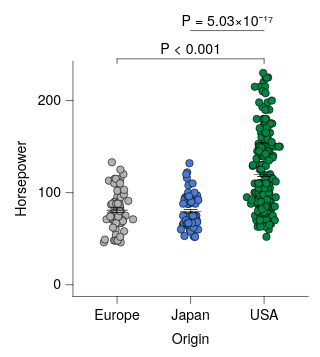

Write the Vega-Lite specification saved for this chart.
### Vega-Lite specification from a JSON file in a GitHub repository (floating-point values rounded to 4 significant figures; data arrays with more than 128 entries replaced by an {"elided": "..."} marker saying what was removed)
{"background": null, "config": {"arc": {"fill": "#DBDBDB", "fillOpacity": 1.0, "innerRadius": 25.0, "padAngle": 0.03, "stroke": "black", "strokeOpacity": 1, "strokeWidth": 0.25}, "area": {"fill": "#DBDBDB", "fillOpacity": 1.0, "stroke": "black", "strokeOpacity": 1, "strokeWidth": 0.25}, "axis": {"domain": true, "domainCap": "round", "domainColor": "black", "domainWidth": 0.25, "grid": false, "gridCap": "round", "gridColor": "#F1F1F1", "gridDash": [0, 0], "gridOpacity": 1.0, "gridWidth": 0.25, "labelColor": "black", "labelFont": "Helvetica Neue, HelveticaNeue, Helvetica, Arial, sans-serif", "labelFontSize": 6, "labelFontStyle": "normal", "labelFontWeight": 400, "offset": 0, "ticks": true, "tickCap": "round", "tickColor": "black", "tickRound": false, "tickSize": 3, "tickWidth": 0.25, "titleColor": "black", "titleFont": "Helvetica Neue, HelveticaNeue, Helvetica, Arial, sans-serif", "titleFontSize": 6, "titleFontStyle": "normal", "titleFontWeight": 400}, "axisX": {"domain": true, "labelAlign": "center", "labelAngle": 0, "labels": true, "ticks": true, "translate": 0}, "axisY": {"domain": true, "labelAlign": "right", "labelAngle": 0, "labels": true, "ticks": true, "translate": 0}, "axisRight": {"domain": true, "labelAlign": "left", "labelAngle": 0, "labels": true, "ticks": true, "translate": 0}, "axisTop": {"domain": true, "labelAlign": "center", "labelAngle": 0, "labels": true, "ticks": true, "translate": 0}, "axisBand": {"tickOffset": 0}, "bar": {"fill": "#DBDBDB", "fillOpacity": 1.0, "stroke": "black", "strokeOpacity": 1, "strokeWidth": 0.25}, "boxplot": {"size": 9.0, "ticks": {"cornerRadius": 0.25, "fill": "black", "opacity": 1, "size": 4.5, "thickness": 0.25}, "box": {"fillOpacity": 1.0, "stroke": "black", "strokeOpacity": 1, "strokeWidth": 0.25}, "median": {"cornerRadius": 0, "fill": "black", "fillOpacity": 1.0, "opacity": 1, "size": 9.0, "thickness": 0.25}, "rule": {"fill": "black", "fillOpacity": 1.0, "size": 10.0, "stroke": "black", "strokeDash": [0, 0], "strokeOpacity": 1, "strokeWidth": 0.25}, "outliers": {"color": "black", "fill": "black", "fillOpacity": 1.0, "size": 0, "stroke": "black", "strokeOpacity": 1, "strokeWidth": 0.25}}, "circle": {"fill": "black", "fillOpacity": 1.0, "size": 1.25, "stroke": null, "strokeOpacity": 1, "strokeWidth": 0.25}, "errorband": {"band": {"fillOpacity": 0.6, "stroke": null, "strokeWidth": 0.25, "strokeOpacity": 1}, "borders": {"opacity": 0, "strokeOpacity": 1, "strokeWidth": 0.25}}, "errorbar": {"opacity": 1, "rule": {"strokeDash": [0, 0], "strokeWidth": 0.25}, "ticks": {"color": "black", "cornerRadius": 0.125, "opacity": 1, "size": 6.0, "thickness": 0.25}, "thickness": 0.25}, "font": "Helvetica Neue, HelveticaNeue, Helvetica, Arial, sans-serif", "geoshape": {"fill": "#DBDBDB", "fillOpacity": 1.0, "stroke": "black", "strokeOpacity": 1, "strokeWidth": 0.25}, "header": {"labelColor": "black", "labelFont": "Helvetica Neue, HelveticaNeue, Helvetica, Arial, sans-serif", "labelFontSize": 6, "labelFontStyle": "normal", "labelFontWeight": 400, "titleColor": "black", "titleFont": "Helvetica Neue, HelveticaNeue, Helvetica, Arial, sans-serif", "titleFontSize": 6, "titleFontStyle": "normal", "titleFontWeight": 400, "titlePadding": 0}, "legend": {"disable": false, "offset": 4.5, "titlePadding": 4, "labelOffset": 2, "gradientLabelOffset": 2, "columnPadding": 4, "rowPadding": 2, "gradientLength": 50.0, "gradientThickness": 5.0, "gradientOpacity": 1.0, "gradientStrokeColor": "black", "gradientStrokeWidth": 0.25, "labelColor": "black", "labelFont": "Helvetica Neue, HelveticaNeue, Helvetica, Arial, sans-serif", "labelFontSize": 6, "labelFontStyle": "normal", "labelFontWeight": 400, "strokeColor": "black", "strokeWidth": 0, "symbolSize": 36, "symbolStrokeColor": "black", "symbolStrokeWidth": 0.25, "titleColor": "black", "titleFont": "Helvetica Neue, HelveticaNeue, Helvetica, Arial, sans-serif", "titleFontSize": 6, "titleFontStyle": "normal", "titleFontWeight": 400}, "line": {"color": "black", "stroke": "black", "strokeCap": "butt", "strokeDash": [0, 0], "strokeOpacity": 1, "strokeWidth": 0.5}, "point": {"filled": true, "fill": "#DBDBDB", "fillOpacity": 1.0, "size": 5.0, "stroke": "black", "strokeOpacity": 1, "strokeWidth": 0.25}, "range": {"category": ["#B2B2B2", "#4A7CD3", "#008542", "#664CAF", "#509F98", "#636363", "#284F93", "#005226", "#382864", "#285753"], "diverging": {"scheme": ["#443E60", "#5F597E", "#7C759B", "#9994B6", "#B7B4CC", "#D6D5DC", "#F6F6F6", "#D1DAD9", "#A4C2BF", "#7AA9A4", "#578E89", "#37736E", "#1B5954"]}, "heatmap": {"scheme": ["#440154", "#472270", "#433E82", "#38598C", "#2C728E", "#238A8D", "#24A086", "#39B578", "#5DC862", "#96D646", "#CAE02D", "#FDE724"]}, "ordinal": {"scheme": ["#F1F1F1", "#DBDBDB", "#C6C6C6", "#B2B2B2", "#9D9D9D", "#898989", "#767676", "#636363", "#515151", "#404040", "#2F2F2F", "#1F1F1F"]}, "ramp": {"scheme": ["#440154", "#472270", "#433E82", "#38598C", "#2C728E", "#238A8D", "#24A086", "#39B578", "#5DC862", "#96D646", "#CAE02D", "#FDE724"]}}, "rule": {"color": "black", "stroke": "black", "strokeCap": "round", "strokeDash": [2, 2], "strokeOpacity": 1, "strokeWidth": 0.25}, "scale": {"barBandPaddingInner": 0.1, "rectBandPaddingInner": 0, "tickBandPaddingInner": 0.1, "bandPaddingOuter": 0.1, "bandWithNestedOffsetPaddingInner": 0.2, "bandWithNestedOffsetPaddingOuter": 0.2, "offsetBandPaddingInner": 0, "offsetBandPaddingOuter": 0, "continuousPadding": 5.0, "round": false}, "rect": {"fill": "#DBDBDB", "fillOpacity": 1.0, "stroke": "black", "strokeOpacity": 1, "strokeWidth": 0.25}, "square": {"fill": "#DBDBDB", "fillOpacity": 1.0, "size": 10.0, "stroke": "black", "strokeOpacity": 1, "strokeWidth": 0.25}, "text": {"color": "black", "font": "Helvetica Neue, HelveticaNeue, Helvetica, Arial, sans-serif", "fontSize": 6, "fontStyle": "normal", "fontWeight": 400}, "tick": {"color": "black", "cornerRadius": 0.125, "opacity": 1.0, "size": 9.0, "thickness": 0.25}, "title": {"anchor": "middle", "frame": "group", "color": "black", "font": "Helvetica Neue, HelveticaNeue, Helvetica, Arial, sans-serif", "fontSize": 6, "fontStyle": "normal", "fontWeight": 400, "subtitleColor": "black", "subtitleFont": "Helvetica Neue, HelveticaNeue, Helvetica, Arial, sans-serif", "subtitleFontSize": 6, "subtitleFontStyle": "normal", "subtitleFontWeight": 400}, "trail": {"color": "black", "opacity": 1, "size": 0.5}, "view": {"continuousWidth": 100, "continuousHeight": 100, "discreteWidth": 100, "discreteHeight": 100, "fill": null, "stroke": null, "strokeWidth": 0.25}}, "layer": [{"data": {"name": "data-53eecb024a78fdc2be808dcfdc3af7a2"}, "mark": {"type": "circle", "opacity": 1.0, "size": 10.0, "stroke": "black", "strokeOpacity": 1, "strokeWidth": 0.25}, "encoding": {"color": {"field": "Origin", "legend": null, "scale": {"domain": ["Europe", "Japan", "USA"]}, "sort": ["Europe", "Japan", "USA"], "title": null, "type": "nominal"}, "x": {"axis": {}, "field": "Origin", "scale": {"domain": ["Europe", "Japan", "USA"]}, "sort": ["Europe", "Japan", "USA"], "title": "Origin", "type": "nominal"}, "xOffset": {"field": "jitter_x", "scale": {"domain": [-7.33, 7.33], "range": [5.17, 19.83]}, "type": "quantitative"}, "y": {"field": "Horsepower", "title": "Horsepower", "type": "quantitative", "scale": {"nice": false}}}}, {"data": {"name": "data-6c4882663eaca411296217af4f5e04f9"}, "mark": {"type": "errorbar"}, "encoding": {"x": {"axis": {}, "field": "Origin", "scale": {"domain": ["Europe", "Japan", "USA"]}, "sort": ["Europe", "Japan", "USA"], "title": "Origin", "type": "nominal"}, "y": {"field": "__mean", "title": "Horsepower", "type": "quantitative", "scale": {"nice": false}}, "yError": {"field": "__error"}}}, {"data": {"name": "data-6c4882663eaca411296217af4f5e04f9"}, "mark": {"type": "tick"}, "encoding": {"x": {"axis": {}, "field": "Origin", "scale": {"domain": ["Europe", "Japan", "USA"]}, "sort": ["Europe", "Japan", "USA"], "title": "Origin", "type": "nominal"}, "y": {"field": "__mean", "title": "Horsepower", "type": "quantitative", "scale": {"nice": false}}}}, {"layer": [{"layer": [{"data": {"values": [{"x": "USA", "x2": "Europe", "y": 230.0, "__dysonsphere__": 1}]}, "mark": {"type": "rule", "strokeCap": "round", "strokeDash": [0, 0], "strokeWidth": 0.25, "yOffset": -6.0}, "encoding": {"x": {"value": 81.25}, "x2": {"value": 18.75}, "y": {"field": "y", "type": "quantitative", "scale": {"nice": false}}}}, {"data": {"values": [{"x": "USA", "y": 230.0, "y2": 230.0, "__dysonsphere__": 1}]}, "mark": {"type": "rule", "strokeCap": "round", "strokeDash": [0, 0], "strokeWidth": 0.25, "y2Offset": -4.0, "yOffset": -6.0}, "encoding": {"x": {"value": 81.25}, "y": {"field": "y", "type": "quantitative", "scale": {"nice": false}}, "y2": {"field": "y2"}}}, {"data": {"values": [{"x": "Europe", "y": 230.0, "y2": 230.0, "__dysonsphere__": 1}]}, "mark": {"type": "rule", "strokeCap": "round", "strokeDash": [0, 0], "strokeWidth": 0.25, "y2Offset": -4.0, "yOffset": -6.0}, "encoding": {"x": {"value": 18.75}, "y": {"field": "y", "type": "quantitative", "scale": {"nice": false}}, "y2": {"field": "y2"}}}, {"data": {"values": [{"y": 230.0, "label": "P < 0.001", "__dysonsphere__": 1}]}, "mark": {"type": "text", "align": "center", "dy": -10.0, "fontSize": 6}, "encoding": {"text": {"field": "label", "type": "nominal"}, "x": {"value": 50.0}, "y": {"field": "y", "type": "quantitative", "scale": {"nice": false}}}}]}, {"layer": [{"data": {"values": [{"x": "USA", "x2": "Japan", "y": 230.0, "__dysonsphere__": 1}]}, "mark": {"type": "rule", "strokeCap": "round", "strokeDash": [0, 0], "strokeWidth": 0.25, "yOffset": -18.0}, "encoding": {"x": {"value": 81.25}, "x2": {"value": 50.0}, "y": {"field": "y", "type": "quantitative", "scale": {"nice": false}}}}, {"data": {"values": [{"y": 230.0, "label": "P = 5.03×10⁻¹⁷", "__dysonsphere__": 1}]}, "mark": {"type": "text", "align": "center", "dy": -22.0, "fontSize": 6}, "encoding": {"text": {"field": "label", "type": "nominal"}, "x": {"value": 65.62}, "y": {"field": "y", "type": "quantitative", "scale": {"nice": false}}}}]}], "name": "__dysonsphere_de244e388b9d6174_31"}], "$schema": "https://vega.github.io/schema/vega-lite/v6.4.1.json", "datasets": {"data-53eecb024a78fdc2be808dcfdc3af7a2": {"elided": "400 records"}, "data-6c4882663eaca411296217af4f5e04f9": [{"Origin": "USA", "__mean": 119.9, "__error": 2.529, "__dysonsphere__": 1}, {"Origin": "Europe", "__mean": 81.0, "__error": 2.47, "__dysonsphere__": 1}, {"Origin": "Japan", "__mean": 79.84, "__error": 2.005, "__dysonsphere__": 1}]}}
